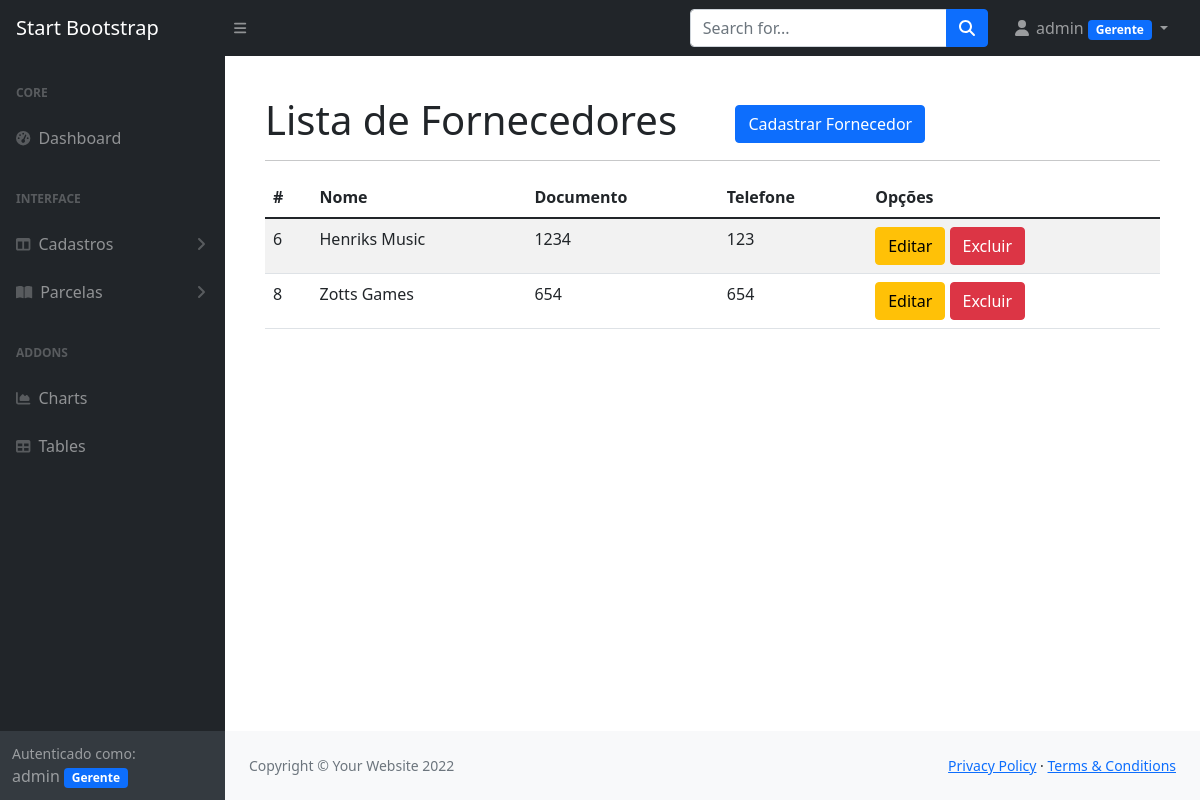
The page /listar/fornecedores/ (signed in) on the database its author committed.
### cadastros/models.py (models this page shows, shortened)
class Fornecedor(models.Model):
    nome = models.CharField(max_length=100)
    documento = models.CharField(max_length=20, verbose_name="CPF ou CNPJ", unique=True)
    telefone = models.CharField(max_length=15)
    usuario = models.ForeignKey(User, on_delete=models.PROTECT)

### cadastros/views.py (the view)
# urls.py: path('listar/fornecedores/', FornecedorList.as_view(), name='listar-fornecedor'),
class FornecedorList(LoginRequiredMixin, ListView):
    model = Fornecedor
    template_name = 'cadastros/listas/fornecedores.html'
    def get_queryset(self):
        self.object_list = Fornecedor.objects.filter(usuario=self.request.user)
        return self.object_list

### cadastros/templates/cadastros/listas/fornecedores.html
{% extends 'paginas/modelo.html' %}
{% load static %}
{% block conteudo %}
<h1 class="mt-4">
    Lista de Fornecedores
    <a href="{% url 'cadastrar-fornecedor' %}"
       class="btn btn-primary float-right ms-5">
        Cadastrar Fornecedor
    </a>
</h1>
<hr>
<table class="table table-striped">
    <thead>
        <tr>
            <th>#</th>
            <th>Nome</th>
            <th>Documento</th>
            <th>Telefone</th>
            <th>Opções</th>
        </tr>
    </thead>
    <tbody>
        {% for obj in object_list %}
            <tr>
                <td>{{ obj.pk }}</td>
                <td>{{ obj.nome }}</td>
                <td>{{ obj.documento }}</td>
                <td>{{ obj.telefone }}</td>
                <td>
                    <a href="{% url 'editar-fornecedor' obj.pk %}" class="btn btn-warning">
                        Editar</a>
                    <a href="{% url 'excluir-fornecedor' obj.pk %}" class="btn btn-danger">
                        Excluir</a>
                </td>
            </tr>
        {% empty %}
            <tr>
                <td colspan="100%">Nenhum registro encontado.</td>
            </tr>
        {% endfor %}
    </tbody>
</table>
{% endblock %}

### paginas/templates/paginas/modelo.html (shortened to what this page needs)
{% load static %}
<!DOCTYPE html>
<html lang="pt-br">
<head>
    <link href="https://cdn.jsdelivr.net/npm/simple-datatables@latest/dist/style.css" rel="stylesheet" />
    <link href="{% static 'css/styles.css' %}" rel="stylesheet" />
</head>
<body class="sb-nav-fixed">
    {% block menu %}
    <nav class="sb-topnav navbar navbar-expand navbar-dark bg-dark">
        <a class="navbar-brand ps-3" href="index.html">Start Bootstrap</a>
        <button class="btn btn-link btn-sm order-1 order-lg-0 me-4 me-lg-0" id="sidebarToggle" href="#!"><i
                class="fas fa-bars"></i></button>
        <form class="d-none d-md-inline-block form-inline ms-auto me-0 me-md-3 my-2 my-md-0">
            <div class="input-group">
                <input class="form-control" type="text" placeholder="Search for..." aria-label="Search for..."
                    aria-describedby="btnNavbarSearch" />
                <button class="btn btn-primary" id="btnNavbarSearch" type="button"><i
                        class="fas fa-search"></i></button>
            </div>
        </form>
        <ul class="navbar-nav ms-auto ms-md-0 me-3 me-lg-4">
            {% if request.user.is_authenticated %}
            <li class="nav-item dropdown">
                <a class="nav-link dropdown-toggle" id="navbarDropdown" href="#" role="button" data-bs-toggle="dropdown"
                    aria-expanded="false">
                    <i class="fas fa-user fa-fw"></i>
                    {{ request.user  }}
                    {% if request.user.groups.all.0.name == "Gerente" %}
                    <span class="badge bg-primary">Gerente</span>
                    {% endif %}
                </a>
            </li>
            {% else %}
            <li class="nav-item">
                <a class="btn btn-success" href="{% url 'login' %}">Entrar</a>
            </li>
            {% endif %}
        </ul>
    </nav>
    {% endblock %}
    <div id="layoutSidenav">
        {% block menu-lateral %}
        <div id="layoutSidenav_nav">
            <nav class="sb-sidenav accordion sb-sidenav-dark" id="sidenavAccordion">
                <div class="sb-sidenav-menu">
                    <div class="nav">
                        <div class="sb-sidenav-menu-heading">Core</div>
                        <a class="nav-link" href="{% url 'index' %}">
                            <div class="sb-nav-link-icon"><i class="fas fa-tachometer-alt"></i></div>
                            Dashboard
                        </a>
                        <div class="sb-sidenav-menu-heading">Interface</div>
                        <a class="nav-link collapsed" href="#" data-bs-toggle="collapse"
                            data-bs-target="#collapseLayouts" aria-expanded="false" aria-controls="collapseLayouts">
                            <div class="sb-nav-link-icon"><i class="fas fa-columns"></i></div>
                            Cadastros
                            <div class="sb-sidenav-collapse-arrow"><i class="fas fa-angle-down"></i></div>
                        </a>
                        <a class="nav-link collapsed" href="#" data-bs-toggle="collapse" data-bs-target="#collapsePages"
                            aria-expanded="false" aria-controls="collapsePages">
                            <div class="sb-nav-link-icon"><i class="fas fa-book-open"></i></div>
                            Parcelas
                            <div class="sb-sidenav-collapse-arrow"><i class="fas fa-angle-down"></i></div>
                        </a>
                        <div class="sb-sidenav-menu-heading">Addons</div>
                        <a class="nav-link" href="charts.html">
                            <div class="sb-nav-link-icon"><i class="fas fa-chart-area"></i></div>
                            Charts
                        </a>
                        <a class="nav-link" href="tables.html">
                            <div class="sb-nav-link-icon"><i class="fas fa-table"></i></div>
                            Tables
                        </a>
                    </div>
                </div>
                {% if request.user.is_authenticated %}
                <div class="sb-sidenav-footer">
                    <div class="small">Autenticado como:</div>
                    {{ request.user }}
                    {% if request.user.groups.all.0.name == "Gerente" %}
                    <span class="badge bg-primary">Gerente</span>
                    {% endif %}
                </div>
                {% endif %}
            </nav>
        </div>
        {% endblock %}
        <div id="layoutSidenav_content">
            <main class="p-3">
                <div class="container-fluid px-4">
                    {% block conteudo %}{% endblock %}
            </main>
            <footer class="py-4 bg-light mt-auto">
                <div class="container-fluid px-4">
                    <div class="d-flex align-items-center justify-content-between small">
                        {% block rodape %}
                        <div class="text-muted">Copyright &copy; Your Website 2022</div>
                        <div>
                            <a href="#">Privacy Policy</a>
                            &middot;
                            <a href="#">Terms &amp; Conditions</a>
                        </div>
                        {% endblock %}
                    </div>
                </div>
            </footer>
        </div>
    </div>
</body>
</html>

### rows shown on the page
Fornecedor: pk "6", nome "Henriks Music", documento "1234", telefone "123"
Fornecedor: pk "8", nome "Zotts Games", documento "654", telefone "654"

### other values the page prints
{{ request.user }} "admin"
